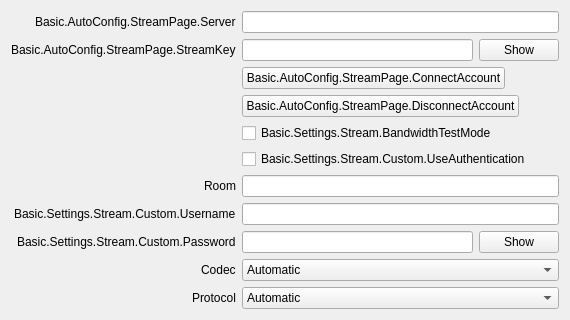
           <widget class="QWidget" name="streamKeyPage">
            <layout class="QFormLayout" name="streamkeyPageLayout">
             <property name="fieldGrowthPolicy">
              <enum>QFormLayout::AllNonFixedFieldsGrow</enum>
             </property>
             <property name="labelAlignment">
              <set>Qt::AlignRight|Qt::AlignTrailing|Qt::AlignVCenter</set>
             </property>
             <item row="0" column="0">
              <widget class="QLabel" name="serverLabel">
               <property name="text">
                <string>Basic.AutoConfig.StreamPage.Server</string>
               </property>
              </widget>
             </item>
             <item row="0" column="1">
              <widget class="QStackedWidget" name="serverStackedWidget">
               <property name="currentIndex">
                <number>1</number>
               </property>
               <widget class="QWidget" name="servicePage">
                <layout class="QHBoxLayout" name="horizontalLayout_21">
                 <property name="leftMargin">
                  <number>0</number>
                 </property>
                 <property name="topMargin">
                  <number>0</number>
                 </property>
                 <property name="rightMargin">
                  <number>0</number>
                 </property>
                 <property name="bottomMargin">
                  <number>0</number>
                 </property>
                 <item>
                  <widget class="QComboBox" name="server"/>
                 </item>
                </layout>
               </widget>
               <widget class="QWidget" name="customPage">
                <layout class="QHBoxLayout" name="horizontalLayout_22">
                 <property name="leftMargin">
                  <number>0</number>
                 </property>
                 <property name="topMargin">
                  <number>0</number>
                 </property>
                 <property name="rightMargin">
                  <number>0</number>
                 </property>
                 <property name="bottomMargin">
                  <number>0</number>
                 </property>
                 <item>
                  <widget class="QLineEdit" name="customServer"/>
                 </item>
                </layout>
               </widget>
              </widget>
             </item>
             <item row="1" column="0">
              <widget class="QLabel" name="streamKeyLabel">
               <property name="text">
                <string>Basic.AutoConfig.StreamPage.StreamKey</string>
               </property>
               <property name="openExternalLinks">
                <bool>true</bool>
               </property>
               <property name="buddy">
                <cstring>key</cstring>
               </property>
              </widget>
             </item>
             <item row="1" column="1">
              <widget class="QWidget" name="streamKeyWidget" native="true">
               <layout class="QHBoxLayout" name="horizontalLayout_11">
                <property name="leftMargin">
                 <number>0</number>
                </property>
                <property name="topMargin">
                 <number>0</number>
                </property>
                <property name="rightMargin">
                 <number>0</number>
                </property>
                <property name="bottomMargin">
                 <number>0</number>
                </property>
                <item>
                 <widget class="QLineEdit" name="key">
                  <property name="inputMask">
                   <string notr="true"/>
                  </property>
                  <property name="text">
                   <string notr="true"/>
                  </property>
                  <property name="echoMode">
                   <enum>QLineEdit::Password</enum>
                  </property>
                 </widget>
                </item>
                <item>
                 <widget class="QPushButton" name="show">
                  <property name="text">
                   <string>Show</string>
                  </property>
                 </widget>
                </item>
               </layout>
              </widget>
             </item>
             <item row="2" column="0">
              <spacer name="horizontalSpacer_18">
               <property name="orientation">
                <enum>Qt::Horizontal</enum>
               </property>
               <property name="sizeHint" stdset="0">
                <size>
                 <width>170</width>
                 <height>8</height>
                </size>
               </property>
              </spacer>
             </item>
             <item row="2" column="1">
              <layout class="QHBoxLayout" name="horizontalLayout_15">
               <item>
                <widget class="QPushButton" name="connectAccount2">
                 <property name="text">
                  <string>Basic.AutoConfig.StreamPage.ConnectAccount</string>
                 </property>
                </widget>
               </item>
               <item>
                <spacer name="horizontalSpacer_19">
                 <property name="orientation">
                  <enum>Qt::Horizontal</enum>
                 </property>
                 <property name="sizeHint" stdset="0">
                  <size>
                   <width>40</width>
                   <height>20</height>
                  </size>
                 </property>
                </spacer>
               </item>
              </layout>
             </item>
             <item row="3" column="1">
              <layout class="QHBoxLayout" name="horizontalLayout_23">
               <item>
                <widget class="QPushButton" name="disconnectAccount">
                 <property name="text">
                  <string>Basic.AutoConfig.StreamPage.DisconnectAccount</string>
                 </property>
                </widget>
               </item>
               <item>
                <spacer name="horizontalSpacer_24">
                 <property name="orientation">
                  <enum>Qt::Horizontal</enum>
                 </property>
                 <property name="sizeHint" stdset="0">
                  <size>
                   <width>40</width>
                   <height>20</height>
                  </size>
                 </property>
                </spacer>
               </item>
              </layout>
             </item>
             <item row="5" column="1">
              <widget class="QCheckBox" name="useAuth">
               <property name="text">
                <string>Basic.Settings.Stream.Custom.UseAuthentication</string>
               </property>
              </widget>
             </item>
             <item row="6" column="1">
              <widget class="QLineEdit" name="room"/>
             </item>
             <item row="6" column="0">
              <widget class="QLabel" name="roomLabel">
               <property name="text">
                <string>Room</string>
               </property>
               <property name="buddy">
                <cstring>room</cstring>
               </property>
              </widget>
             </item>
             <item row="7" column="1">
              <widget class="QLineEdit" name="authUsername"/>
             </item>
             <item row="7" column="0">
              <widget class="QLabel" name="authUsernameLabel">
               <property name="text">
                <string>Basic.Settings.Stream.Custom.Username</string>
               </property>
               <property name="buddy">
                <cstring>authUsername</cstring>
               </property>
              </widget>
             </item>
             <item row="8" column="0">
              <widget class="QLabel" name="authPwLabel">
               <property name="text">
                <string>Basic.Settings.Stream.Custom.Password</string>
               </property>
               <property name="buddy">
                <cstring>authPw</cstring>
               </property>
              </widget>
             </item>
             <item row="8" column="1">
              <widget class="QWidget" name="authPwWidget" native="true">
               <layout class="QHBoxLayout" name="horizontalLayout_25">
                <property name="leftMargin">
                 <number>0</number>
                </property>
                <property name="topMargin">
                 <number>0</number>
                </property>
                <property name="rightMargin">
                 <number>0</number>
                </property>
                <property name="bottomMargin">
                 <number>0</number>
                </property>
                <item>
                 <widget class="QLineEdit" name="authPw">
                  <property name="echoMode">
                   <enum>QLineEdit::Password</enum>
                  </property>
                 </widget>
                </item>
                <item>
                 <widget class="QPushButton" name="authPwShow">
                  <property name="text">
                   <string>Show</string>
                  </property>
                 </widget>
                </item>
               </layout>
              </widget>
             </item>
             <item row="4" column="1">
              <widget class="QCheckBox" name="bandwidthTestEnable">
               <property name="text">
                <string>Basic.Settings.Stream.BandwidthTestMode</string>
               </property>
              </widget>
             </item>
             <item row="9" column="0">
              <widget class="QLabel" name="codecLabel">
               <property name="text">
                <string>Codec</string>
               </property>
               <property name="buddy">
                <cstring>codec</cstring>
               </property>
              </widget>
             </item>
             <item row="9" column="1">
              <widget class="QComboBox" name="codec">
               <property name="currentIndex">
                <number>0</number>
               </property>
               <item>
                <property name="text">
                 <string>Automatic</string>
                </property>
               </item>
               <item>
                <property name="text">
                 <string>H264</string>
                </property>
               </item>
               <item>
                <property name="text">
                 <string>VP8</string>
                </property>
               </item>
               <item>
                <property name="text">
                 <string>VP9</string>
                </property>
               </item>
              </widget>
             </item>
             <item row="10" column="0">
              <widget class="QLabel" name="streamProtocolLabel">
               <property name="text">
                <string>Protocol</string>
               </property>
               <property name="buddy">
                <cstring>streamProtocol</cstring>
               </property>
              </widget>
             </item>
             <item row="10" column="1">
              <widget class="QComboBox" name="streamProtocol">
               <property name="currentIndex">
                <number>0</number>
               </property>
               <item>
                <property name="text">
                 <string>Automatic</string>
                </property>
               </item>
               <item>
                <property name="text">
                 <string>UDP</string>
                </property>
               </item>
               <item>
                <property name="text">
                 <string>TCP</string>
                </property>
               </item>
              </widget>
             </item>
            </layout>
           </widget>
